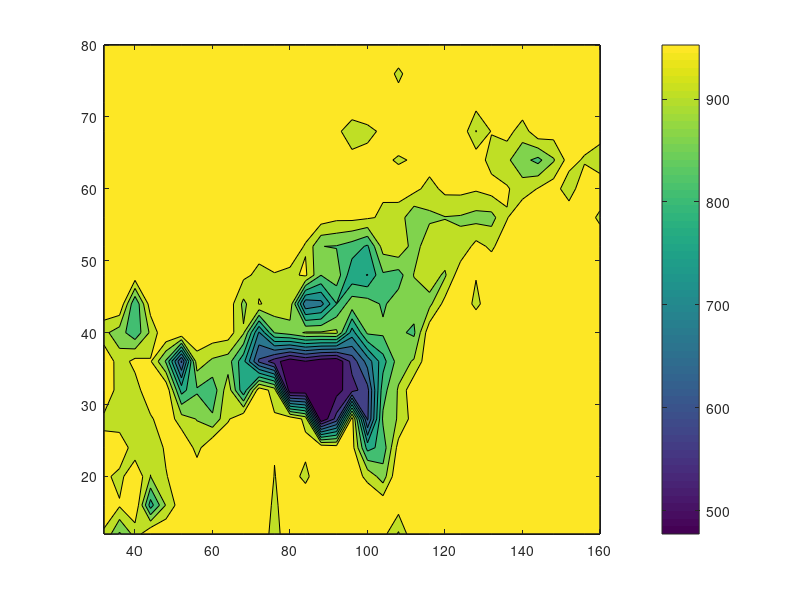

Reproduce this figure in MATLAB.
fid=fopen('psom.dat','r');

xx=33; yy=18; 
lat=[12:4:83];
lon=[32:4:163];

ps0=fread(fid,[yy xx],'float');
disp(ps0)
contourf(lon,lat,ps0)
colorbar
